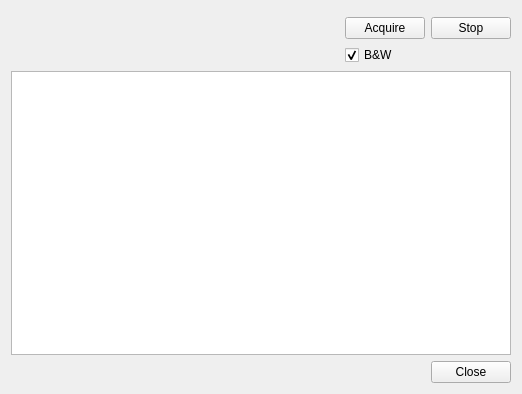
<?xml version="1.0" encoding="UTF-8"?>
<ui version="4.0">
 <class>Form1</class>
 <widget class="QMainWindow" name="Form1">
  <property name="geometry">
   <rect>
    <x>0</x>
    <y>0</y>
    <width>522</width>
    <height>394</height>
   </rect>
  </property>
  <property name="windowTitle">
   <string>Form1</string>
  </property>
  <widget class="QWidget" name="centralWidget">
   <layout class="QGridLayout" name="gridLayout_2">
    <item row="0" column="0" colspan="3">
     <widget class="QWidget" name="widgetImage" native="true"/>
    </item>
    <item row="1" column="0">
     <spacer name="horizontalSpacer">
      <property name="orientation">
       <enum>Qt::Horizontal</enum>
      </property>
      <property name="sizeHint" stdset="0">
       <size>
        <width>295</width>
        <height>20</height>
       </size>
      </property>
     </spacer>
    </item>
    <item row="1" column="1" colspan="2">
     <layout class="QGridLayout" name="gridLayout">
      <item row="0" column="0">
       <widget class="QPushButton" name="acquireButton">
        <property name="text">
         <string>Acquire</string>
        </property>
       </widget>
      </item>
      <item row="0" column="1">
       <widget class="QPushButton" name="stopButton">
        <property name="text">
         <string>Stop</string>
        </property>
       </widget>
      </item>
      <item row="1" column="0" colspan="2">
       <widget class="QCheckBox" name="checkBox">
        <property name="text">
         <string>B&amp;&amp;W</string>
        </property>
        <property name="checked">
         <bool>true</bool>
        </property>
       </widget>
      </item>
     </layout>
    </item>
    <item row="2" column="0" colspan="3">
     <widget class="QTextEdit" name="textEdit"/>
    </item>
    <item row="3" column="0" colspan="2">
     <spacer name="horizontalSpacer_2">
      <property name="orientation">
       <enum>Qt::Horizontal</enum>
      </property>
      <property name="sizeHint" stdset="0">
       <size>
        <width>396</width>
        <height>20</height>
       </size>
      </property>
     </spacer>
    </item>
    <item row="3" column="2">
     <widget class="QPushButton" name="closeButton">
      <property name="text">
       <string>Close</string>
      </property>
     </widget>
    </item>
   </layout>
  </widget>
 </widget>
 <layoutdefault spacing="6" margin="11"/>
 <resources/>
 <connections/>
</ui>
